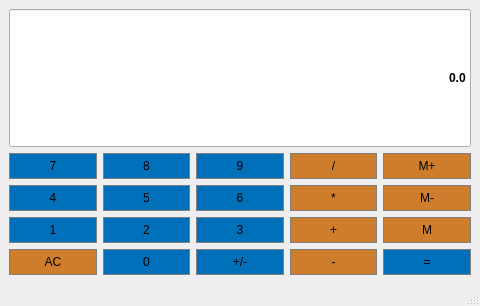
<?xml version="1.0" encoding="UTF-8"?>
<ui version="4.0">
 <class>Calculator</class>
 <widget class="QMainWindow" name="Calculator">
  <property name="geometry">
   <rect>
    <x>0</x>
    <y>0</y>
    <width>480</width>
    <height>306</height>
   </rect>
  </property>
  <property name="windowTitle">
   <string>Calculator</string>
  </property>
  <widget class="QWidget" name="centralwidget">
   <layout class="QGridLayout" name="gridLayout">
    <item row="1" column="3">
     <widget class="QPushButton" name="Divide">
      <property name="sizePolicy">
       <sizepolicy hsizetype="Preferred" vsizetype="Preferred">
        <horstretch>0</horstretch>
        <verstretch>0</verstretch>
       </sizepolicy>
      </property>
      <property name="styleSheet">
       <string notr="true">QPushButton {
	background-color: #ce7d2c;
	border: 1px solid grey;
	padding: 5px;
}
QPushButton:pressed {
	background-color: #9c5f21;
	border: 1px solid grey;
	padding: 5px;
}</string>
      </property>
      <property name="text">
       <string>/</string>
      </property>
     </widget>
    </item>
    <item row="1" column="1">
     <widget class="QPushButton" name="Button8">
      <property name="sizePolicy">
       <sizepolicy hsizetype="Preferred" vsizetype="Preferred">
        <horstretch>0</horstretch>
        <verstretch>0</verstretch>
       </sizepolicy>
      </property>
      <property name="styleSheet">
       <string notr="true">QPushButton {
	background-color: #0070BB;
	border: 1px solid grey;
	padding: 5px;
}
QPushButton:pressed {
	background-color: #0068ad;
	border: 1px solid grey;
	padding: 5px;
}</string>
      </property>
      <property name="text">
       <string>8</string>
      </property>
     </widget>
    </item>
    <item row="2" column="1">
     <widget class="QPushButton" name="Button5">
      <property name="sizePolicy">
       <sizepolicy hsizetype="Preferred" vsizetype="Preferred">
        <horstretch>0</horstretch>
        <verstretch>0</verstretch>
       </sizepolicy>
      </property>
      <property name="styleSheet">
       <string notr="true">QPushButton {
	background-color: #0070BB;
	border: 1px solid grey;
	padding: 5px;
}
QPushButton:pressed {
	background-color: #0068ad;
	border: 1px solid grey;
	padding: 5px;
}</string>
      </property>
      <property name="text">
       <string>5</string>
      </property>
     </widget>
    </item>
    <item row="1" column="2">
     <widget class="QPushButton" name="Button9">
      <property name="sizePolicy">
       <sizepolicy hsizetype="Preferred" vsizetype="Preferred">
        <horstretch>0</horstretch>
        <verstretch>0</verstretch>
       </sizepolicy>
      </property>
      <property name="styleSheet">
       <string notr="true">QPushButton {
	background-color: #0070BB;
	border: 1px solid grey;
	padding: 5px;
}
QPushButton:pressed {
	background-color: #0068ad;
	border: 1px solid grey;
	padding: 5px;
}</string>
      </property>
      <property name="text">
       <string>9</string>
      </property>
     </widget>
    </item>
    <item row="3" column="0">
     <widget class="QPushButton" name="Button1">
      <property name="sizePolicy">
       <sizepolicy hsizetype="Preferred" vsizetype="Preferred">
        <horstretch>0</horstretch>
        <verstretch>0</verstretch>
       </sizepolicy>
      </property>
      <property name="styleSheet">
       <string notr="true">QPushButton {
	background-color: #0070BB;
	border: 1px solid grey;
	padding: 5px;
}
QPushButton:pressed {
	background-color: #0068ad;
	border: 1px solid grey;
	padding: 5px;
}</string>
      </property>
      <property name="text">
       <string>1</string>
      </property>
     </widget>
    </item>
    <item row="1" column="0">
     <widget class="QPushButton" name="Button7">
      <property name="sizePolicy">
       <sizepolicy hsizetype="Preferred" vsizetype="Preferred">
        <horstretch>0</horstretch>
        <verstretch>0</verstretch>
       </sizepolicy>
      </property>
      <property name="styleSheet">
       <string notr="true">QPushButton {
	background-color: #0070BB;
	border: 1px solid grey;
	padding: 5px;
}
QPushButton:pressed {
	background-color: #0068ad;
	border: 1px solid grey;
	padding: 5px;
}</string>
      </property>
      <property name="text">
       <string>7</string>
      </property>
     </widget>
    </item>
    <item row="2" column="0">
     <widget class="QPushButton" name="Button4">
      <property name="sizePolicy">
       <sizepolicy hsizetype="Preferred" vsizetype="Preferred">
        <horstretch>0</horstretch>
        <verstretch>0</verstretch>
       </sizepolicy>
      </property>
      <property name="styleSheet">
       <string notr="true">QPushButton {
	background-color: #0070BB;
	border: 1px solid grey;
	padding: 5px;
}
QPushButton:pressed {
	background-color: #0068ad;
	border: 1px solid grey;
	padding: 5px;
}</string>
      </property>
      <property name="text">
       <string>4</string>
      </property>
     </widget>
    </item>
    <item row="2" column="2">
     <widget class="QPushButton" name="Button6">
      <property name="sizePolicy">
       <sizepolicy hsizetype="Preferred" vsizetype="Preferred">
        <horstretch>0</horstretch>
        <verstretch>0</verstretch>
       </sizepolicy>
      </property>
      <property name="styleSheet">
       <string notr="true">QPushButton {
	background-color: #0070BB;
	border: 1px solid grey;
	padding: 5px;
}
QPushButton:pressed {
	background-color: #0068ad;
	border: 1px solid grey;
	padding: 5px;
}</string>
      </property>
      <property name="text">
       <string>6</string>
      </property>
     </widget>
    </item>
    <item row="1" column="4">
     <widget class="QPushButton" name="MemAdd">
      <property name="sizePolicy">
       <sizepolicy hsizetype="Preferred" vsizetype="Preferred">
        <horstretch>0</horstretch>
        <verstretch>0</verstretch>
       </sizepolicy>
      </property>
      <property name="styleSheet">
       <string notr="true">QPushButton {
	background-color: #ce7d2c;
	border: 1px solid grey;
	padding: 5px;
}
QPushButton:pressed {
	background-color: #9c5f21;
	border: 1px solid grey;
	padding: 5px;
}</string>
      </property>
      <property name="text">
       <string>M+</string>
      </property>
     </widget>
    </item>
    <item row="2" column="4">
     <widget class="QPushButton" name="MemClear">
      <property name="sizePolicy">
       <sizepolicy hsizetype="Preferred" vsizetype="Preferred">
        <horstretch>0</horstretch>
        <verstretch>0</verstretch>
       </sizepolicy>
      </property>
      <property name="styleSheet">
       <string notr="true">QPushButton {
	background-color: #ce7d2c;
	border: 1px solid grey;
	padding: 5px;
}
QPushButton:pressed {
	background-color: #9c5f21;
	border: 1px solid grey;
	padding: 5px;
}</string>
      </property>
      <property name="text">
       <string>M-</string>
      </property>
     </widget>
    </item>
    <item row="2" column="3">
     <widget class="QPushButton" name="Multiply">
      <property name="sizePolicy">
       <sizepolicy hsizetype="Preferred" vsizetype="Preferred">
        <horstretch>0</horstretch>
        <verstretch>0</verstretch>
       </sizepolicy>
      </property>
      <property name="styleSheet">
       <string notr="true">QPushButton {
	background-color: #ce7d2c;
	border: 1px solid grey;
	padding: 5px;
}
QPushButton:pressed {
	background-color: #9c5f21;
	border: 1px solid grey;
	padding: 5px;
}</string>
      </property>
      <property name="text">
       <string>*</string>
      </property>
     </widget>
    </item>
    <item row="4" column="0">
     <widget class="QPushButton" name="Clear">
      <property name="sizePolicy">
       <sizepolicy hsizetype="Preferred" vsizetype="Preferred">
        <horstretch>0</horstretch>
        <verstretch>0</verstretch>
       </sizepolicy>
      </property>
      <property name="styleSheet">
       <string notr="true">QPushButton {
	background-color: #ce7d2c;
	border: 1px solid grey;
	padding: 5px;
}
QPushButton:pressed {
	background-color: #9c5f21;
	border: 1px solid grey;
	padding: 5px;
}</string>
      </property>
      <property name="text">
       <string>AC</string>
      </property>
     </widget>
    </item>
    <item row="3" column="1">
     <widget class="QPushButton" name="Button2">
      <property name="sizePolicy">
       <sizepolicy hsizetype="Preferred" vsizetype="Preferred">
        <horstretch>0</horstretch>
        <verstretch>0</verstretch>
       </sizepolicy>
      </property>
      <property name="styleSheet">
       <string notr="true">QPushButton {
	background-color: #0070BB;
	border: 1px solid grey;
	padding: 5px;
}
QPushButton:pressed {
	background-color: #0068ad;
	border: 1px solid grey;
	padding: 5px;
}</string>
      </property>
      <property name="text">
       <string>2</string>
      </property>
     </widget>
    </item>
    <item row="4" column="1">
     <widget class="QPushButton" name="Button0">
      <property name="sizePolicy">
       <sizepolicy hsizetype="Preferred" vsizetype="Preferred">
        <horstretch>0</horstretch>
        <verstretch>0</verstretch>
       </sizepolicy>
      </property>
      <property name="styleSheet">
       <string notr="true">QPushButton {
	background-color: #0070BB;
	border: 1px solid grey;
	padding: 5px;
}
QPushButton:pressed {
	background-color: #0068ad;
	border: 1px solid grey;
	padding: 5px;
}</string>
      </property>
      <property name="text">
       <string>0</string>
      </property>
     </widget>
    </item>
    <item row="3" column="2">
     <widget class="QPushButton" name="Button3">
      <property name="sizePolicy">
       <sizepolicy hsizetype="Preferred" vsizetype="Preferred">
        <horstretch>0</horstretch>
        <verstretch>0</verstretch>
       </sizepolicy>
      </property>
      <property name="styleSheet">
       <string notr="true">QPushButton {
	background-color: #0070BB;
	border: 1px solid grey;
	padding: 5px;
}
QPushButton:pressed {
	background-color: #0068ad;
	border: 1px solid grey;
	padding: 5px;
}</string>
      </property>
      <property name="text">
       <string>3</string>
      </property>
     </widget>
    </item>
    <item row="4" column="2">
     <widget class="QPushButton" name="ChangeSign">
      <property name="sizePolicy">
       <sizepolicy hsizetype="Preferred" vsizetype="Preferred">
        <horstretch>0</horstretch>
        <verstretch>0</verstretch>
       </sizepolicy>
      </property>
      <property name="styleSheet">
       <string notr="true">QPushButton {
	background-color: #0070BB;
	border: 1px solid grey;
	padding: 5px;
}
QPushButton:pressed {
	background-color: #0068ad;
	border: 1px solid grey;
	padding: 5px;
}</string>
      </property>
      <property name="text">
       <string>+/-</string>
      </property>
     </widget>
    </item>
    <item row="3" column="3">
     <widget class="QPushButton" name="Add">
      <property name="sizePolicy">
       <sizepolicy hsizetype="Preferred" vsizetype="Preferred">
        <horstretch>0</horstretch>
        <verstretch>0</verstretch>
       </sizepolicy>
      </property>
      <property name="styleSheet">
       <string notr="true">QPushButton {
	background-color: #ce7d2c;
	border: 1px solid grey;
	padding: 5px;
}
QPushButton:pressed {
	background-color: #9c5f21;
	border: 1px solid grey;
	padding: 5px;
}</string>
      </property>
      <property name="text">
       <string>+</string>
      </property>
     </widget>
    </item>
    <item row="4" column="3">
     <widget class="QPushButton" name="Subtract">
      <property name="sizePolicy">
       <sizepolicy hsizetype="Preferred" vsizetype="Preferred">
        <horstretch>0</horstretch>
        <verstretch>0</verstretch>
       </sizepolicy>
      </property>
      <property name="styleSheet">
       <string notr="true">QPushButton {
	background-color: #ce7d2c;
	border: 1px solid grey;
	padding: 5px;
}
QPushButton:pressed {
	background-color: #9c5f21;
	border: 1px solid grey;
	padding: 5px;
}</string>
      </property>
      <property name="text">
       <string>-</string>
      </property>
     </widget>
    </item>
    <item row="3" column="4">
     <widget class="QPushButton" name="MemGet">
      <property name="sizePolicy">
       <sizepolicy hsizetype="Preferred" vsizetype="Preferred">
        <horstretch>0</horstretch>
        <verstretch>0</verstretch>
       </sizepolicy>
      </property>
      <property name="styleSheet">
       <string notr="true">QPushButton {
	background-color: #ce7d2c;
	border: 1px solid grey;
	padding: 5px;
}
QPushButton:pressed {
	background-color: #9c5f21;
	border: 1px solid grey;
	padding: 5px;
}</string>
      </property>
      <property name="text">
       <string>M</string>
      </property>
     </widget>
    </item>
    <item row="4" column="4">
     <widget class="QPushButton" name="Equals">
      <property name="sizePolicy">
       <sizepolicy hsizetype="Preferred" vsizetype="Preferred">
        <horstretch>0</horstretch>
        <verstretch>0</verstretch>
       </sizepolicy>
      </property>
      <property name="styleSheet">
       <string notr="true">QPushButton {
	background-color: #0070BB;
	border: 1px solid grey;
	padding: 5px;
}
QPushButton:pressed {
	background-color: #0068ad;
	border: 1px solid grey;
	padding: 5px;
}</string>
      </property>
      <property name="text">
       <string>=</string>
      </property>
     </widget>
    </item>
    <item row="0" column="0" colspan="5">
     <widget class="QLineEdit" name="Display">
      <property name="sizePolicy">
       <sizepolicy hsizetype="Preferred" vsizetype="MinimumExpanding">
        <horstretch>0</horstretch>
        <verstretch>0</verstretch>
       </sizepolicy>
      </property>
      <property name="font">
       <font>
        <family>Arial</family>
        <bold>true</bold>
       </font>
      </property>
      <property name="styleSheet">
       <string notr="true"> QLineEdit: {
	background-color: gray;
	border: 1px solid gray;
	color: #ffffff
}</string>
      </property>
      <property name="text">
       <string>0.0</string>
      </property>
      <property name="alignment">
       <set>Qt::AlignRight|Qt::AlignTrailing|Qt::AlignVCenter</set>
      </property>
     </widget>
    </item>
   </layout>
  </widget>
  <widget class="QMenuBar" name="menubar">
   <property name="geometry">
    <rect>
     <x>0</x>
     <y>0</y>
     <width>480</width>
     <height>25</height>
    </rect>
   </property>
  </widget>
  <widget class="QStatusBar" name="statusbar"/>
 </widget>
 <resources/>
 <connections/>
</ui>
